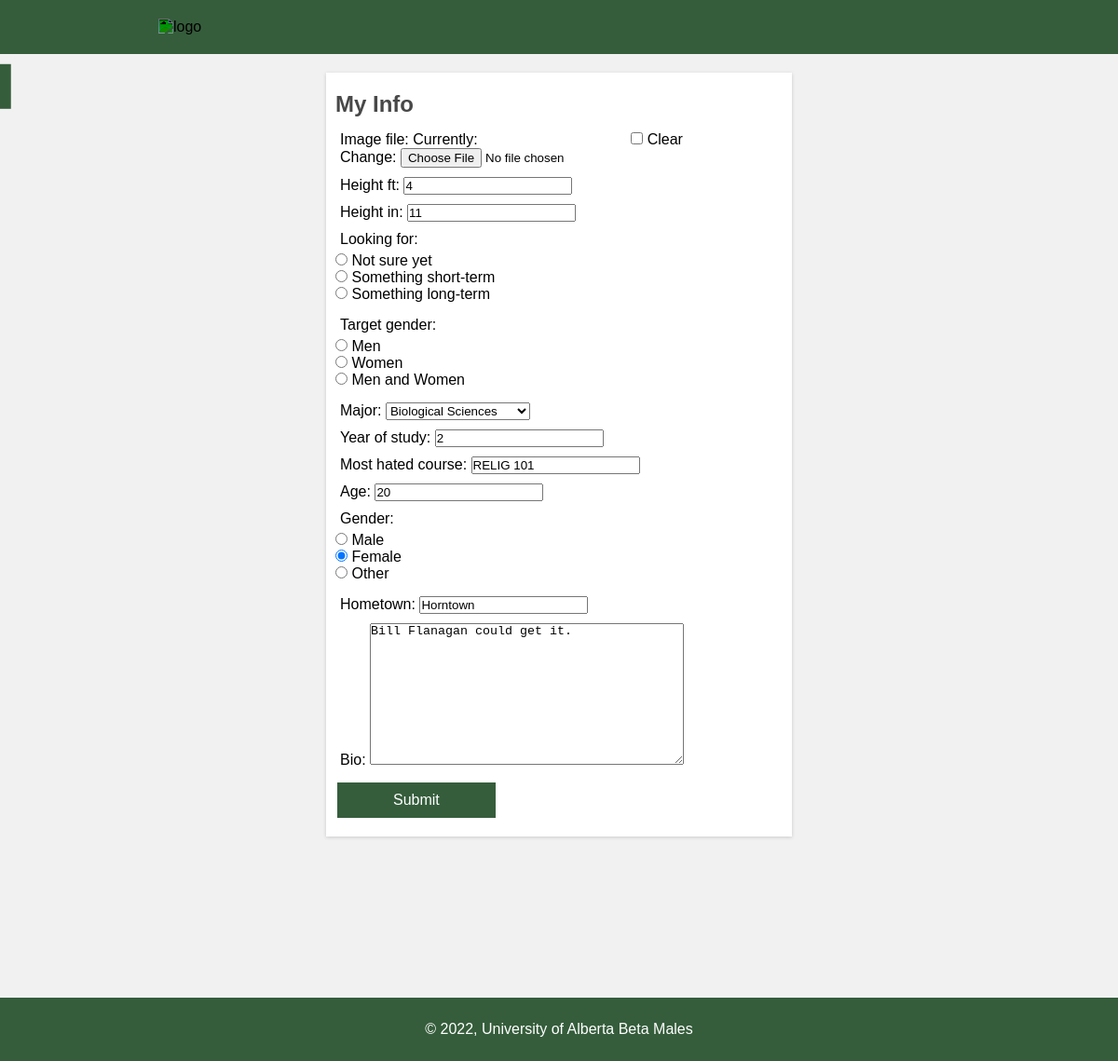
The page /account/edit_info/ (signed in) on the database as committed earlier.
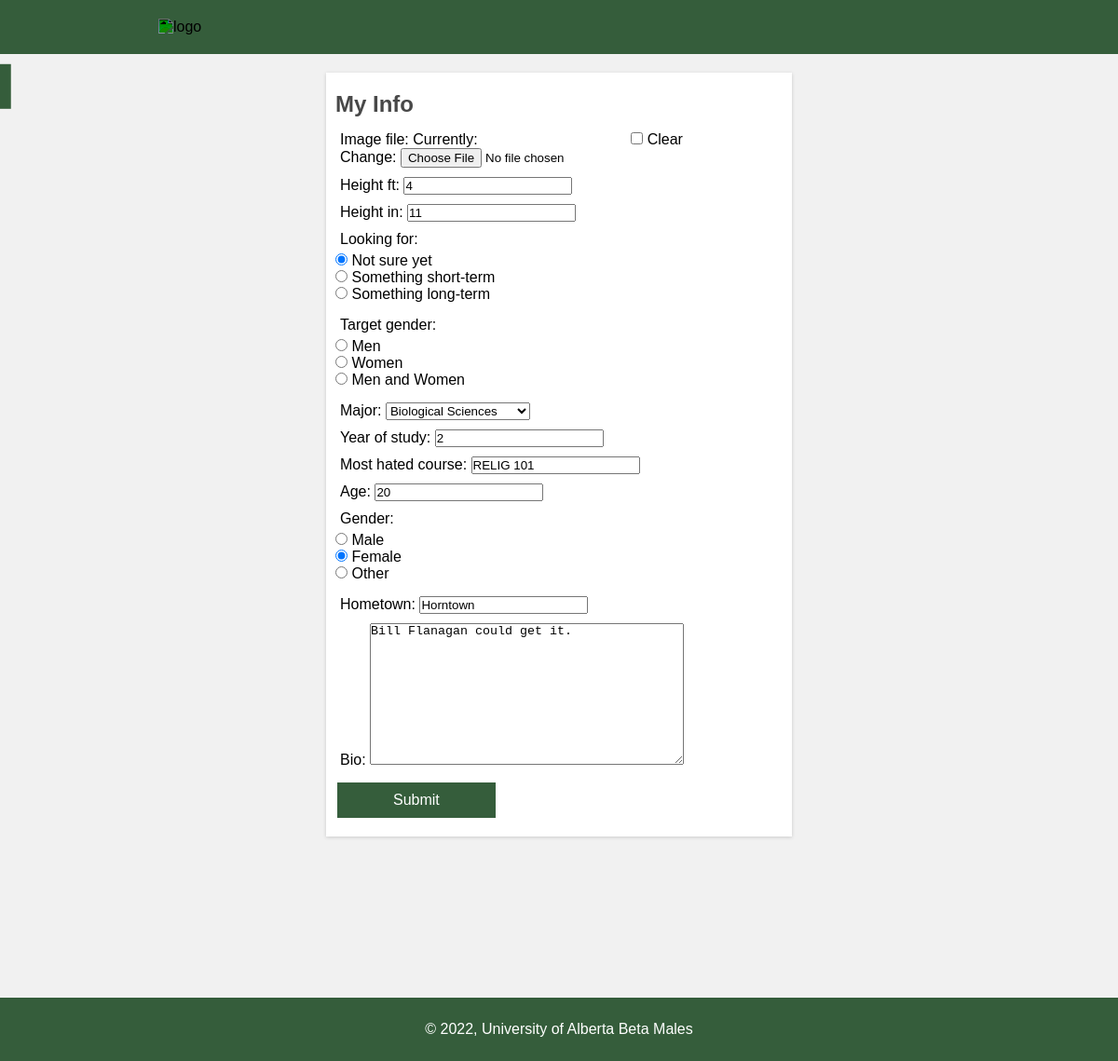
The same page on the database as committed later.
### account/models.py (models this page shows, shortened)
class UserInfo(models.Model):
    user = models.OneToOneField(
        to=User,
        on_delete=models.CASCADE,
        )
    image_file = models.ImageField(
        null=True,
        blank=True
        )
    height_ft = models.IntegerField()
    height_in = models.IntegerField()
    looking_for = models.CharField(max_length=40)
    target_gender = models.CharField(max_length=40)
    major = models.CharField(max_length=40)
    year_of_study = models.IntegerField()
    most_hated_course = models.CharField(max_length=40)
    first_name = models.CharField(max_length=40, null=True, blank=True)
    age = models.IntegerField()
    gender = models.CharField(max_length=40)
    hometown = models.CharField(max_length=50)
    bio = models.TextField(max_length=300)

### account/views.py (the view, shortened to what this page needs)
# urls.py: path("account/edit_info/", views.edit_info),
def edit_info(request):
    context = {}
    context["index"] = INDEX_URL
    try:
        user_info = UserInfo.objects.get(user=request.user)
        form = PersonalInfoForm(instance=user_info)
    except:
        form = PersonalInfoForm()
        user_info = None
    context["account_url"] = ACCOUNT_URL
    context["form"] = form
    return render(request, "edit_info.html", context)

### account/templates/edit_info.html (shortened to what this page needs)
<!DOCTYPE html>
<html>
    <head>
    </head>
    <body>
        <header>
            <a href={{index}}>
            <img alt="logo" src="https://logodix.com/logo/1031274.png">
        </header>
        <main>
            <article>
                    <h1>My Info</h1>
                    <p>
                        <form method="post" enctype="multipart/form-data">
                            {{form.as_p}}
                            <submitbutton>
                                <input type="submit" value="Submit" placeholder = "Test">
                            </submitbutton>
                        </form>
                    <p>
            </article>
            <div>
                <button type="submit">
                    <a href={{account_url}}>Account</a>
                </button>
            </div>
        </main>
        <footer>
            <p> &copy; <script>document.write(new Date().getFullYear());</script>, University of Alberta Beta Males</p>
        </footer>
    </body>
</html>

### account/templates/edit_info.html (style rules this page uses)
* { margin: 0; padding: 0; box-sizing: border-box; }
header { text-align: left; background-color: #355d3b; color: #fff; padding: 20px; }
body { font-family: Arial, Helvetica, sans-serif; background-color: #f1f1f1; }
img { margin-left: 150px; height: 40px; width: 170px; object-fit: cover; object-position: 100% 95%; filter: invert(100%) sepia(0%) saturate(2000%) hue-rotate(147deg) brightness(118%) contrast(100%); }
main { text-align: center; margin: auto; padding: 20px 80px; border-radius: 5; min-height: calc(150vh - 50px - 69px); }
article { margin: auto; text-align: left; box-shadow: rgba(0, 0, 0, 0.16) 0px 1px 4px; background-color: #fff; position: absolute; padding: 0px 10px; width: 500px; height: auto; left: 50%; margin-right: -50%; transform: translate(-50%, 0%); }
h1 { color: #484848; padding: 20px 0 0 0; }
a { text-decoration: none; color: #fff; }
input[value = "Submit"] { background-color: #355d3b; border: none; color: #fff; text-align: center; display: inline-block; font-size: 16px; margin: 10px 2px; cursor: pointer; padding: 10px 60px; }
footer { margin: 0; text-align: center; background-color: #355d3b; color: #fff; padding: 20px; width: 100%; bottom: 0; position: fixed; }
button { background-color: #355d3b; border: #000; color: #fff; text-align: center; display: inline-block; font-size: 16px; margin: 10px 2px; cursor: pointer; transform: translate(-533%,-40%); }
button a { display: block; padding: 15px 32px; }
p { padding: 5px; }

Rows that differ between the two databases and show on the page:
changed UserInfo "☐ Men ☐ Women ☐ Men and Women": looking_for "☐ Not sure yet ☐ Something short-term ☐ Something long-term" → "☑ Not sure yet ☐ Something short-term ☐ Something long-term"
